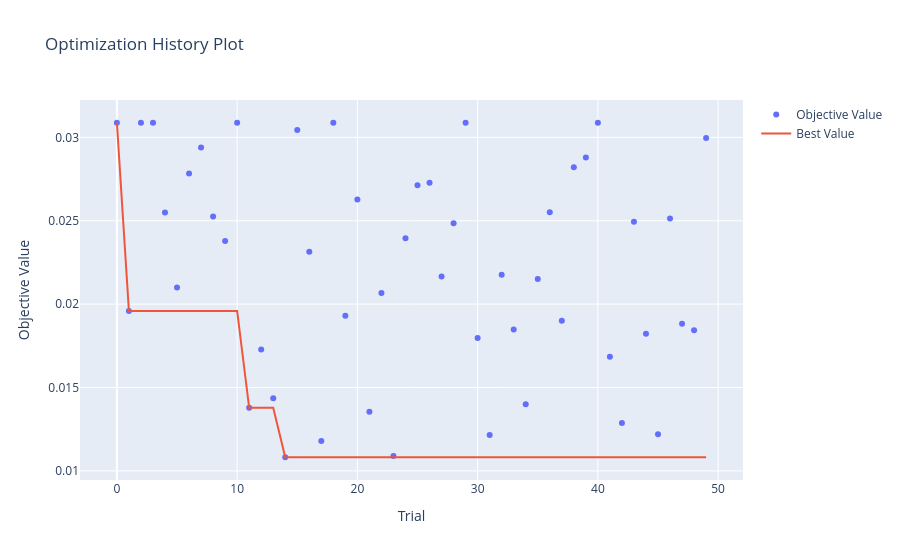

Write notebook code for a chart like this one.
### Markdown cell above
# Optimization History

### Code cell
from optuna.visualization import plot_optimization_history

plot_optimization_history(study_xgbr)
